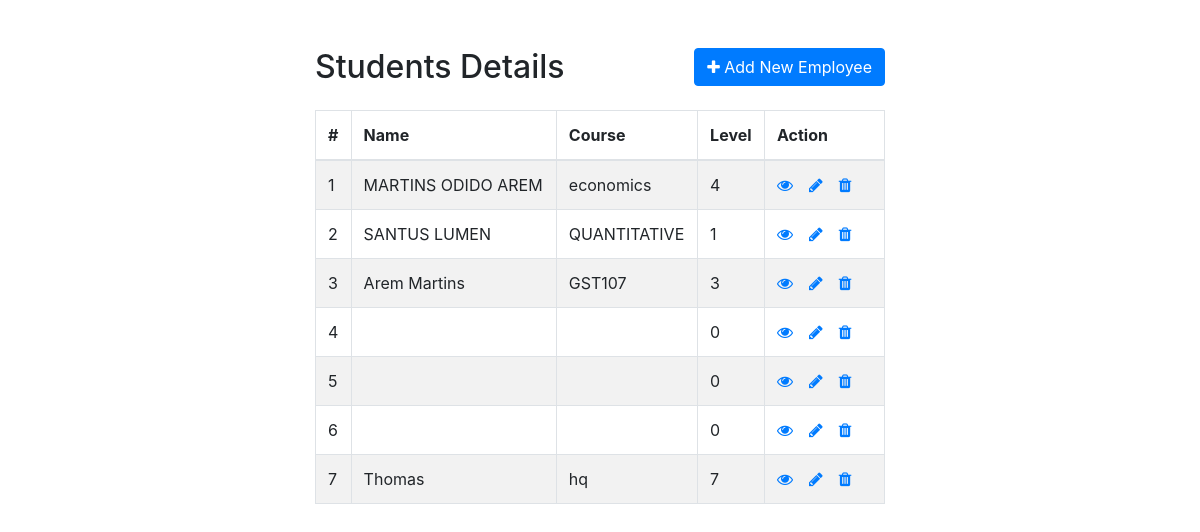
The page / on the database its author committed.
### tables this page shows
CREATE TABLE `students` (
  `id` int(11) NOT NULL,
  `Username` varchar(200) NOT NULL,
  `name` varchar(100) NOT NULL,
  `Email` varchar(200) NOT NULL,
  `course` varchar(255) NOT NULL,
  `level` int(10) NOT NULL,
  `Password` varchar(255) NOT NULL
);

### index.php (the view, shortened to what this page needs)
<!DOCTYPE html>
<html lang="en">
<head>
    <link rel="stylesheet" href="https://stackpath.bootstrapcdn.com/bootstrap/4.5.2/css/bootstrap.min.css">
    <link rel="stylesheet" href="https://maxcdn.bootstrapcdn.com/font-awesome/4.7.0/css/font-awesome.min.css">
</head>
<body>
    <div class="wrapper">
        <div class="container-fluid">
            <div class="row">
                <div class="col-md-12">
                    <div class="mt-5 mb-3 clearfix">
                        <h2 class="pull-left" bg-secondary>Students Details</h2>
                        <a href="create.php" class="btn btn-primary pull-right"><i class="fa fa-plus"></i> Add New Employee</a>
                    </div>
                    <?php
                    require_once "config.php";
                    $sql = "SELECT * FROM students";
                    if($result = mysqli_query($link, $sql)){
                        if(mysqli_num_rows($result) > 0){
                            echo '<table class="table table-bordered table-striped">';
                                echo "<thead>";
                                    echo "<tr>";
                                        echo "<th>#</th>";
                                        echo "<th>Name</th>";
                                        echo "<th>Course</th>";
                                        echo "<th>Level</th>";
                                        echo "<th>Action</th>";
                                    echo "</tr>";
                                echo "</thead>";
                                echo "<tbody>";
                                while($row = mysqli_fetch_array($result)){
                                    echo "<tr>";
                                        echo "<td>" . $row['id'] . "</td>";
                                        echo "<td>" . $row['name'] . "</td>";
                                        echo "<td>" . $row['course'] . "</td>";
                                        echo "<td>" . $row['level'] . "</td>";
                                        echo "<td>";
                                            echo '<a href="read.php?id='. $row['id'] .'" class="mr-3" title="View Record" data-toggle="tooltip"><span class="fa fa-eye"></span></a>';
                                            echo '<a href="update.php?id='. $row['id'] .'" class="mr-3" title="Update Record" data-toggle="tooltip"><span class="fa fa-pencil"></span></a>';
                                            echo '<a href="delete.php?id='. $row['id'] .'" title="Delete Record" data-toggle="tooltip"><span class="fa fa-trash"></span></a>';
                                        echo "</td>";
                                    echo "</tr>";
                                }
                                echo "</tbody>";
                            echo "</table>";
                        } else{
                            echo '<div class="alert alert-danger"><em>No records were found.</em></div>';
                        }
                    } else{
                        echo "Oops! Something went wrong. Please try again later.";
                    }
                    ?>
                </div>
            </div>
        </div>
    </div>
</body>
</html>

### index.php (style rules this page uses)
.wrapper { width: 600px; margin: 0 auto; }
table tr td:last-child { width: 120px; }

### rows shown on the page
students: id "1", name "MARTINS ODIDO AREM", course "economics", level "4"
students: id "2", name "SANTUS LUMEN", course "QUANTITATIVE", level "1"
students: id "3", name "Arem Martins", course "GST107", level "3"
students: id "4", level "0"
students: id "5", level "0"
students: id "6", level "0"
students: id "7", name "Thomas", course "hq", level "7"
